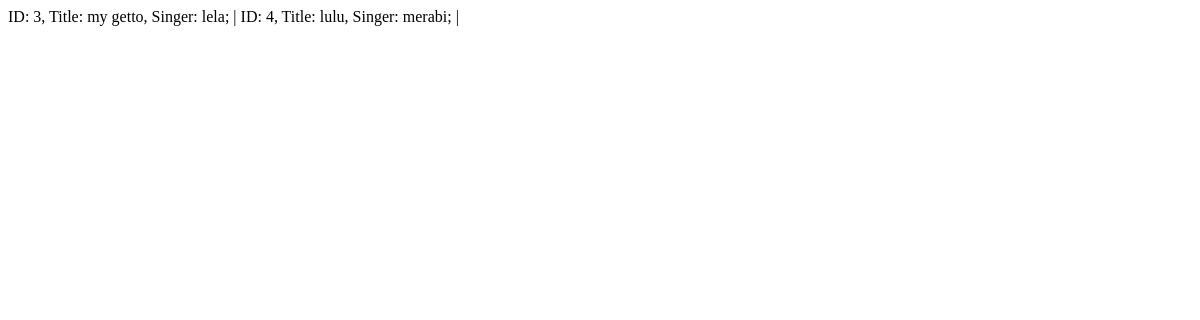
Before: /songs/ with the older database file.
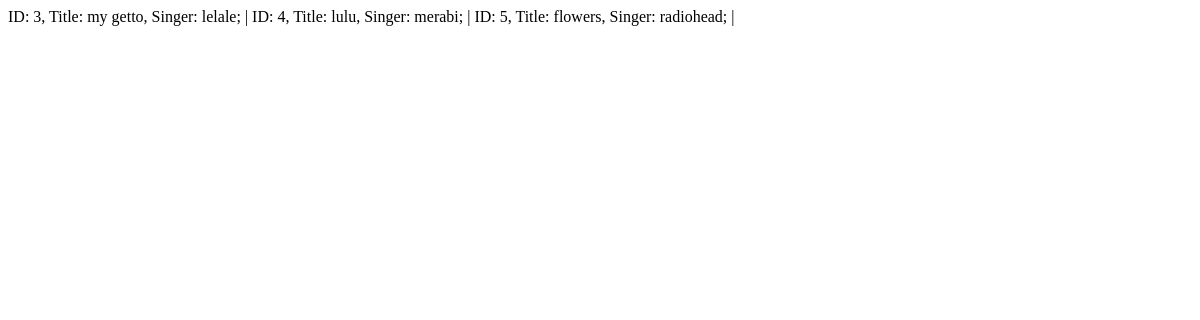
After: the same page with the newer database file.
### songs/models.py (models this page shows)
class Song(models.Model):
    title = models.CharField(max_length=100)
    album = models.CharField(max_length=100)
    singer = models.ForeignKey(Singer, on_delete=models.CASCADE)

class Singer(models.Model):
    name = models.CharField(max_length=100)
    lastname = models.CharField(max_length=100)

### songs/views.py (the view)
# urls.py: path('', SongListView.as_view(), name="song-list"),
class SongListView(ListView):
    model = Song
    fields = ["title", "album", "singer"]
    template_name = 'song/song_list.html'
    context_object_name = 'songs'

### songs/templates/song/song_list.html
{% for song in songs %}
<p1>ID: {{ song.id }}, Title: {{ song.title }},  Singer: {{ song.singer.name }}; |</p1>
{% empty %}
<p>No songs available</p>
{% endfor %}

Changed rows visible on the page:
changed through a linked row, Song "my getto": singer.name "lela" → "lelale"
added Song: id "5", title "flowers", singer.name "radiohead"
